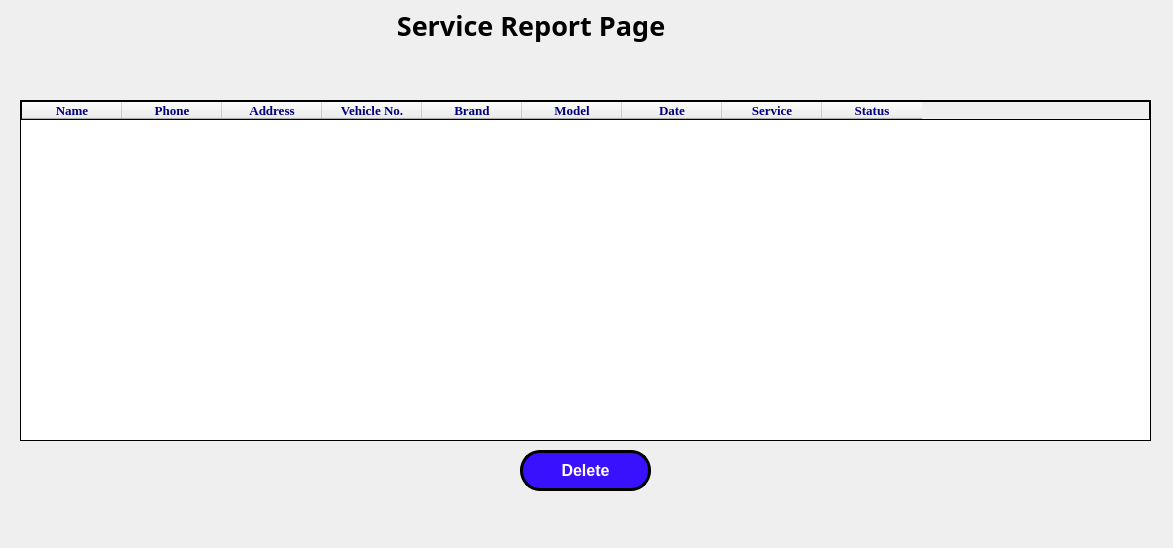
<?xml version="1.0" encoding="UTF-8"?>
<ui version="4.0">
 <class>infodialog</class>
 <widget class="QDialog" name="infodialog">
  <property name="geometry">
   <rect>
    <x>0</x>
    <y>0</y>
    <width>1173</width>
    <height>548</height>
   </rect>
  </property>
  <property name="windowTitle">
   <string>Service Report Page</string>
  </property>
  <property name="windowIcon">
   <iconset resource="resource.qrc">
    <normaloff>:/img/img/icon2.png</normaloff>:/img/img/icon2.png</iconset>
  </property>
  <property name="styleSheet">
   <string notr="true">/*background-image: url(:/img/img/1.jpg);</string>
  </property>
  <widget class="QTableWidget" name="tableInfo">
   <property name="geometry">
    <rect>
     <x>20</x>
     <y>100</y>
     <width>1131</width>
     <height>341</height>
    </rect>
   </property>
   <property name="font">
    <font>
     <family>Times New Roman</family>
     <pointsize>10</pointsize>
     <italic>false</italic>
     <bold>true</bold>
    </font>
   </property>
   <property name="styleSheet">
    <string notr="true">
color: rgb(0, 0, 127);

font: 700 10pt &quot;Times New Roman&quot;;
border: 1px solid black;</string>
   </property>
   <column>
    <property name="text">
     <string>Name</string>
    </property>
   </column>
   <column>
    <property name="text">
     <string>Phone</string>
    </property>
   </column>
   <column>
    <property name="text">
     <string>Address</string>
    </property>
   </column>
   <column>
    <property name="text">
     <string>Vehicle No.</string>
    </property>
   </column>
   <column>
    <property name="text">
     <string>Brand</string>
    </property>
   </column>
   <column>
    <property name="text">
     <string>Model</string>
    </property>
   </column>
   <column>
    <property name="text">
     <string>Date</string>
    </property>
   </column>
   <column>
    <property name="text">
     <string>Service</string>
    </property>
   </column>
   <column>
    <property name="text">
     <string>Status</string>
    </property>
   </column>
  </widget>
  <widget class="QPushButton" name="btnDelete">
   <property name="geometry">
    <rect>
     <x>520</x>
     <y>450</y>
     <width>131</width>
     <height>41</height>
    </rect>
   </property>
   <property name="font">
    <font>
     <pointsize>12</pointsize>
     <bold>true</bold>
    </font>
   </property>
   <property name="styleSheet">
    <string notr="true">QPushButton {
	background-color: rgb(57, 17, 255);
    color: white;                  /* White text */
    padding: 8px 16px;             /* Inner spacing */
    font-weight: bold;
border-radius: 20px ;
border:3px solid black;

 }
QPushButton:hover {
         /* Darker blue on hover */
	background-color: rgb(8, 160, 255);
}

QPushButton:pressed {
    background-color: #003d80;     /* Even darker on press */
}</string>
   </property>
   <property name="text">
    <string>Delete</string>
   </property>
  </widget>
  <widget class="QLabel" name="label_13">
   <property name="geometry">
    <rect>
     <x>-10</x>
     <y>0</y>
     <width>1201</width>
     <height>51</height>
    </rect>
   </property>
   <property name="font">
    <font>
     <family>Bahnschrift</family>
     <pointsize>20</pointsize>
     <bold>true</bold>
    </font>
   </property>
   <property name="styleSheet">
    <string notr="true">border: 3px solid black;

/*background-color: rgb(255, 6, 31);
color: rgb(255, 255, 255);</string>
   </property>
   <property name="text">
    <string>                                                          Service Report Page </string>
   </property>
  </widget>
 </widget>
 <resources>
  <include location="resource.qrc"/>
 </resources>
 <connections/>
</ui>
